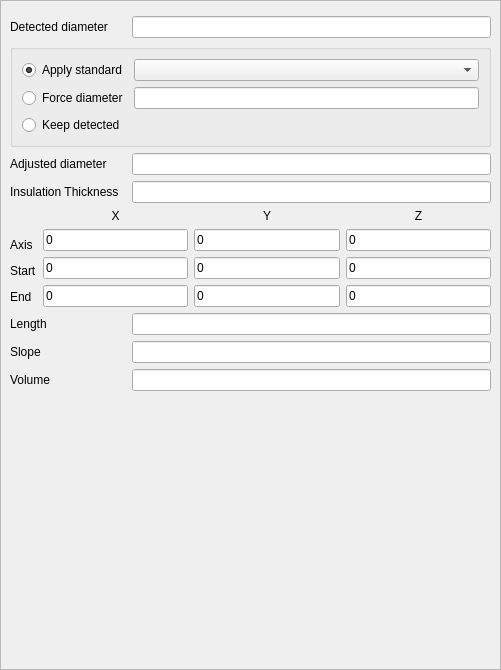
<?xml version="1.0" encoding="UTF-8"?>
<ui version="4.0">
 <class>PropertyPipe</class>
 <widget class="QWidget" name="PropertyPipe">
  <property name="geometry">
   <rect>
    <x>0</x>
    <y>0</y>
    <width>501</width>
    <height>670</height>
   </rect>
  </property>
  <property name="sizePolicy">
   <sizepolicy hsizetype="Preferred" vsizetype="Preferred">
    <horstretch>0</horstretch>
    <verstretch>0</verstretch>
   </sizepolicy>
  </property>
  <property name="maximumSize">
   <size>
    <width>600</width>
    <height>16777215</height>
   </size>
  </property>
  <property name="windowTitle">
   <string>Pipe properties</string>
  </property>
  <layout class="QGridLayout" name="gridLayout_4">
   <property name="leftMargin">
    <number>0</number>
   </property>
   <property name="topMargin">
    <number>0</number>
   </property>
   <property name="rightMargin">
    <number>0</number>
   </property>
   <property name="bottomMargin">
    <number>0</number>
   </property>
   <item row="0" column="0">
    <widget class="QScrollArea" name="scrollArea">
     <property name="horizontalScrollBarPolicy">
      <enum>Qt::ScrollBarAsNeeded</enum>
     </property>
     <property name="widgetResizable">
      <bool>true</bool>
     </property>
     <widget class="QWidget" name="scrollAreaWidgetContents">
      <property name="geometry">
       <rect>
        <x>0</x>
        <y>0</y>
        <width>499</width>
        <height>668</height>
       </rect>
      </property>
      <layout class="QGridLayout" name="gridLayout_5">
       <item row="11" column="0" colspan="4">
        <widget class="GenericPropertiesFeet" name="genericPropsFeetWidget" native="true"/>
       </item>
       <item row="4" column="0">
        <widget class="QLabel" name="label_3">
         <property name="text">
          <string>Insulation Thickness</string>
         </property>
        </widget>
       </item>
       <item row="12" column="2">
        <spacer name="verticalSpacer">
         <property name="orientation">
          <enum>Qt::Vertical</enum>
         </property>
         <property name="sizeHint" stdset="0">
          <size>
           <width>0</width>
           <height>0</height>
          </size>
         </property>
        </spacer>
       </item>
       <item row="6" column="0" colspan="4">
        <layout class="QHBoxLayout" name="SizeLayout_3">
         <item>
          <layout class="QGridLayout" name="gridLayout_6">
           <item row="0" column="0">
            <widget class="QLabel" name="label">
             <property name="text">
              <string/>
             </property>
            </widget>
           </item>
           <item row="1" column="0">
            <widget class="QLabel" name="axisLabel">
             <property name="text">
              <string>Axis</string>
             </property>
            </widget>
           </item>
           <item row="3" column="0">
            <widget class="QLabel" name="endLabel">
             <property name="text">
              <string>End</string>
             </property>
            </widget>
           </item>
           <item row="2" column="0">
            <widget class="QLabel" name="startLabel">
             <property name="text">
              <string>Start</string>
             </property>
            </widget>
           </item>
          </layout>
         </item>
         <item>
          <layout class="QVBoxLayout" name="XLayout_3">
           <item>
            <widget class="QLabel" name="XLabel">
             <property name="text">
              <string>X</string>
             </property>
             <property name="alignment">
              <set>Qt::AlignCenter</set>
             </property>
            </widget>
           </item>
           <item>
            <widget class="QDoubleEdit" name="XAxeInfield">
             <property name="enabled">
              <bool>true</bool>
             </property>
             <property name="text">
              <string>0</string>
             </property>
             <property name="frame">
              <bool>true</bool>
             </property>
             <property name="readOnly">
              <bool>true</bool>
             </property>
            </widget>
           </item>
           <item>
            <widget class="QDoubleEdit" name="XStartInfield">
             <property name="enabled">
              <bool>true</bool>
             </property>
             <property name="text">
              <string>0</string>
             </property>
             <property name="frame">
              <bool>true</bool>
             </property>
             <property name="readOnly">
              <bool>true</bool>
             </property>
            </widget>
           </item>
           <item>
            <widget class="QDoubleEdit" name="XEndInfield">
             <property name="enabled">
              <bool>true</bool>
             </property>
             <property name="text">
              <string>0</string>
             </property>
             <property name="frame">
              <bool>true</bool>
             </property>
             <property name="readOnly">
              <bool>true</bool>
             </property>
            </widget>
           </item>
          </layout>
         </item>
         <item>
          <layout class="QVBoxLayout" name="YLayout_3">
           <item>
            <widget class="QLabel" name="YLabel">
             <property name="text">
              <string>Y</string>
             </property>
             <property name="alignment">
              <set>Qt::AlignCenter</set>
             </property>
            </widget>
           </item>
           <item>
            <widget class="QDoubleEdit" name="YAxeInfield">
             <property name="enabled">
              <bool>true</bool>
             </property>
             <property name="text">
              <string>0</string>
             </property>
             <property name="frame">
              <bool>true</bool>
             </property>
             <property name="readOnly">
              <bool>true</bool>
             </property>
            </widget>
           </item>
           <item>
            <widget class="QDoubleEdit" name="YStartInfield">
             <property name="enabled">
              <bool>true</bool>
             </property>
             <property name="text">
              <string>0</string>
             </property>
             <property name="frame">
              <bool>true</bool>
             </property>
             <property name="readOnly">
              <bool>true</bool>
             </property>
            </widget>
           </item>
           <item>
            <widget class="QDoubleEdit" name="YEndInfield">
             <property name="enabled">
              <bool>true</bool>
             </property>
             <property name="text">
              <string>0</string>
             </property>
             <property name="frame">
              <bool>true</bool>
             </property>
             <property name="readOnly">
              <bool>true</bool>
             </property>
            </widget>
           </item>
          </layout>
         </item>
         <item>
          <layout class="QVBoxLayout" name="ZLayout_3">
           <item>
            <widget class="QLabel" name="ZLabel">
             <property name="text">
              <string>Z</string>
             </property>
             <property name="alignment">
              <set>Qt::AlignCenter</set>
             </property>
            </widget>
           </item>
           <item>
            <widget class="QDoubleEdit" name="ZAxeInfield">
             <property name="enabled">
              <bool>true</bool>
             </property>
             <property name="text">
              <string>0</string>
             </property>
             <property name="frame">
              <bool>true</bool>
             </property>
             <property name="readOnly">
              <bool>true</bool>
             </property>
            </widget>
           </item>
           <item>
            <widget class="QDoubleEdit" name="ZStartInfield">
             <property name="enabled">
              <bool>true</bool>
             </property>
             <property name="text">
              <string>0</string>
             </property>
             <property name="frame">
              <bool>true</bool>
             </property>
             <property name="readOnly">
              <bool>true</bool>
             </property>
            </widget>
           </item>
           <item>
            <widget class="QDoubleEdit" name="ZEndInfield">
             <property name="enabled">
              <bool>true</bool>
             </property>
             <property name="text">
              <string>0</string>
             </property>
             <property name="frame">
              <bool>true</bool>
             </property>
             <property name="readOnly">
              <bool>true</bool>
             </property>
            </widget>
           </item>
          </layout>
         </item>
        </layout>
       </item>
       <item row="7" column="0">
        <widget class="QLabel" name="lengthLabel">
         <property name="text">
          <string>Length</string>
         </property>
        </widget>
       </item>
       <item row="9" column="0">
        <widget class="QLabel" name="label_2">
         <property name="text">
          <string>Volume</string>
         </property>
        </widget>
       </item>
       <item row="1" column="0">
        <widget class="QLabel" name="diameterTextLabel">
         <property name="text">
          <string>Detected diameter</string>
         </property>
        </widget>
       </item>
       <item row="4" column="1" colspan="3">
        <widget class="QDoubleEdit" name="insulatedThicknessLineEdit">
         <property name="text">
          <string/>
         </property>
         <property name="readOnly">
          <bool>true</bool>
         </property>
        </widget>
       </item>
       <item row="3" column="1" colspan="3">
        <widget class="QDoubleEdit" name="adjustedDiameterField">
         <property name="enabled">
          <bool>true</bool>
         </property>
         <property name="inputMethodHints">
          <set>Qt::ImhNone</set>
         </property>
         <property name="inputMask">
          <string/>
         </property>
         <property name="text">
          <string/>
         </property>
         <property name="frame">
          <bool>true</bool>
         </property>
         <property name="readOnly">
          <bool>true</bool>
         </property>
        </widget>
       </item>
       <item row="9" column="1" colspan="3">
        <widget class="QDoubleEdit" name="volumeDoubleEdit">
         <property name="enabled">
          <bool>true</bool>
         </property>
         <property name="text">
          <string/>
         </property>
         <property name="readOnly">
          <bool>true</bool>
         </property>
        </widget>
       </item>
       <item row="10" column="0" colspan="4">
        <widget class="SubPropertyClipping" name="subPropertyClipping" native="true"/>
       </item>
       <item row="8" column="1" colspan="3">
        <widget class="QDoubleEdit" name="slopeField">
         <property name="enabled">
          <bool>true</bool>
         </property>
         <property name="text">
          <string/>
         </property>
         <property name="readOnly">
          <bool>true</bool>
         </property>
        </widget>
       </item>
       <item row="8" column="0">
        <widget class="QLabel" name="slopeLabel">
         <property name="text">
          <string>Slope</string>
         </property>
        </widget>
       </item>
       <item row="2" column="0" colspan="4">
        <widget class="QGroupBox" name="diametreGroupBox">
         <property name="title">
          <string/>
         </property>
         <property name="flat">
          <bool>false</bool>
         </property>
         <layout class="QGridLayout" name="gridLayout_2">
          <item row="0" column="0">
           <widget class="QRadioButton" name="StandardRadioButton">
            <property name="text">
             <string>Apply standard</string>
            </property>
            <property name="checked">
             <bool>true</bool>
            </property>
           </widget>
          </item>
          <item row="2" column="0">
           <widget class="QRadioButton" name="KeepRadioButton">
            <property name="text">
             <string>Keep detected</string>
            </property>
           </widget>
          </item>
          <item row="0" column="1">
           <widget class="QComboBox" name="comboStandard"/>
          </item>
          <item row="1" column="0">
           <widget class="QRadioButton" name="ForceRadioButton">
            <property name="text">
             <string>Force diameter</string>
            </property>
           </widget>
          </item>
          <item row="1" column="1">
           <widget class="QDoubleEdit" name="forceDiameterField">
            <property name="enabled">
             <bool>true</bool>
            </property>
            <property name="inputMethodHints">
             <set>Qt::ImhNone</set>
            </property>
            <property name="inputMask">
             <string/>
            </property>
            <property name="text">
             <string/>
            </property>
            <property name="frame">
             <bool>true</bool>
            </property>
            <property name="readOnly">
             <bool>false</bool>
            </property>
           </widget>
          </item>
         </layout>
        </widget>
       </item>
       <item row="7" column="1" colspan="3">
        <widget class="QDoubleEdit" name="lengthField">
         <property name="enabled">
          <bool>true</bool>
         </property>
         <property name="inputMethodHints">
          <set>Qt::ImhNone</set>
         </property>
         <property name="inputMask">
          <string/>
         </property>
         <property name="text">
          <string/>
         </property>
         <property name="frame">
          <bool>true</bool>
         </property>
         <property name="readOnly">
          <bool>true</bool>
         </property>
        </widget>
       </item>
       <item row="1" column="1" colspan="3">
        <widget class="QDoubleEdit" name="diameterField">
         <property name="enabled">
          <bool>true</bool>
         </property>
         <property name="inputMethodHints">
          <set>Qt::ImhNone</set>
         </property>
         <property name="inputMask">
          <string/>
         </property>
         <property name="text">
          <string/>
         </property>
         <property name="frame">
          <bool>true</bool>
         </property>
         <property name="readOnly">
          <bool>true</bool>
         </property>
        </widget>
       </item>
       <item row="3" column="0">
        <widget class="QLabel" name="adjustedDiameterLabel">
         <property name="text">
          <string>Adjusted diameter</string>
         </property>
        </widget>
       </item>
       <item row="0" column="0" colspan="4">
        <widget class="GenericPropertiesHead" name="genericPropsHeadWidget" native="true"/>
       </item>
      </layout>
     </widget>
    </widget>
   </item>
  </layout>
 </widget>
 <customwidgets>
  <customwidget>
   <class>GenericPropertiesHead</class>
   <extends>QWidget</extends>
   <header location="global">GenericPropertiesHead.h</header>
   <container>1</container>
  </customwidget>
  <customwidget>
   <class>GenericPropertiesFeet</class>
   <extends>QWidget</extends>
   <header>GenericPropertiesFeet.h</header>
   <container>1</container>
  </customwidget>
  <customwidget>
   <class>QDoubleEdit</class>
   <extends>QLineEdit</extends>
   <header>qdoubleedit.h</header>
  </customwidget>
  <customwidget>
   <class>SubPropertyClipping</class>
   <extends>QWidget</extends>
   <header>SubPropertyClipping.h</header>
   <container>1</container>
  </customwidget>
 </customwidgets>
 <tabstops>
  <tabstop>diameterField</tabstop>
  <tabstop>StandardRadioButton</tabstop>
  <tabstop>comboStandard</tabstop>
  <tabstop>ForceRadioButton</tabstop>
  <tabstop>forceDiameterField</tabstop>
  <tabstop>KeepRadioButton</tabstop>
  <tabstop>adjustedDiameterField</tabstop>
  <tabstop>XAxeInfield</tabstop>
  <tabstop>YAxeInfield</tabstop>
  <tabstop>ZAxeInfield</tabstop>
  <tabstop>XStartInfield</tabstop>
  <tabstop>YStartInfield</tabstop>
  <tabstop>ZStartInfield</tabstop>
  <tabstop>XEndInfield</tabstop>
  <tabstop>YEndInfield</tabstop>
  <tabstop>ZEndInfield</tabstop>
  <tabstop>lengthField</tabstop>
  <tabstop>slopeField</tabstop>
 </tabstops>
 <resources>
  <include location="../../../openscantools.qrc"/>
 </resources>
 <connections/>
</ui>
